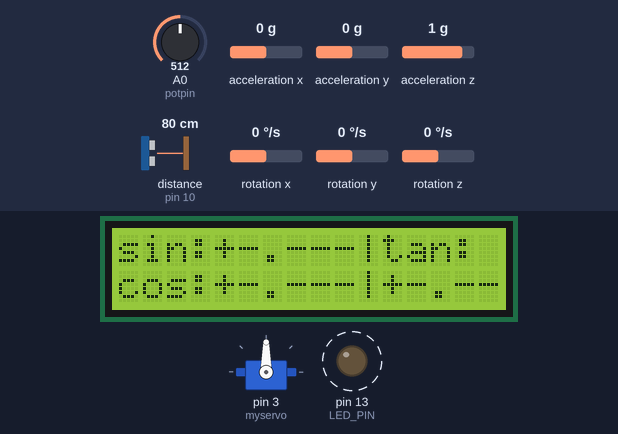
Bench run of a sketch on a simulated Arduino Uno, built with avr-gcc and run on an emulated ATmega328P. Parts: servo, 16×2 character LCD, output pins drawn as LEDs (lit = HIGH). Wiring (inferred from the names in the program): ultrasonic range finder: trigger pin 9; echo pin 10. Dashed ring = blinking. Inputs (shaded band) come from the test bench; at power-on: A0 (potpin) = 512, acceleration x 0 g, acceleration y 0 g, acceleration z 1 g, distance to the obstacle (sensor on pin 10) 80 cm, rotation x 0 °/s, rotation y 0 °/s, rotation z 0 °/s. The echo pulse lasts 58.3 µs per cm; pins used as bus, display or sensor lines are not drawn; what the sketch prints to the serial monitor is not drawn.

Above: at 1.07 s.
1.3 s: A0 (potpin) set to 716
At 1.67 s:
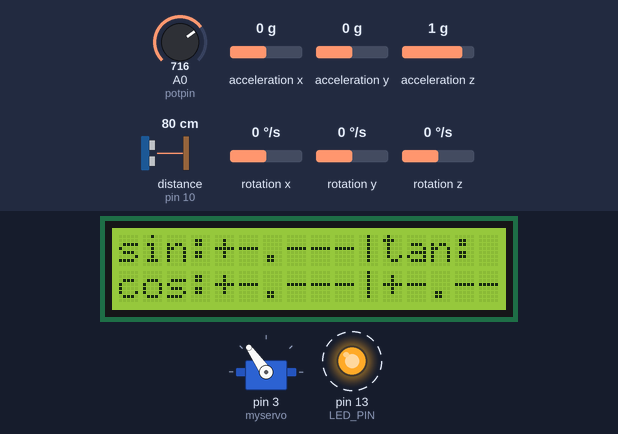
3.2 s: A0 (potpin) set to 992
At 3.58 s:
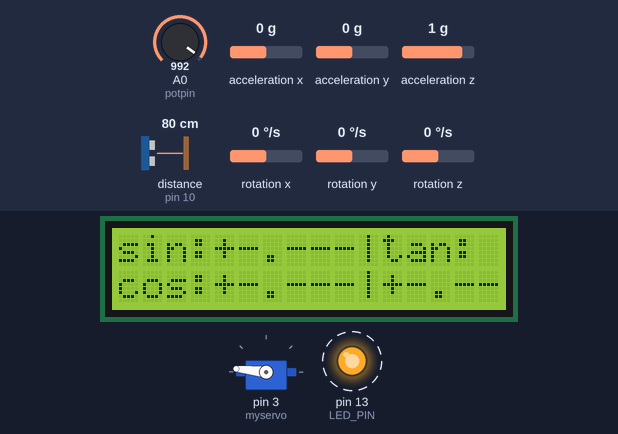
5.1 s: A0 (potpin) set to 306
At 5.49 s:
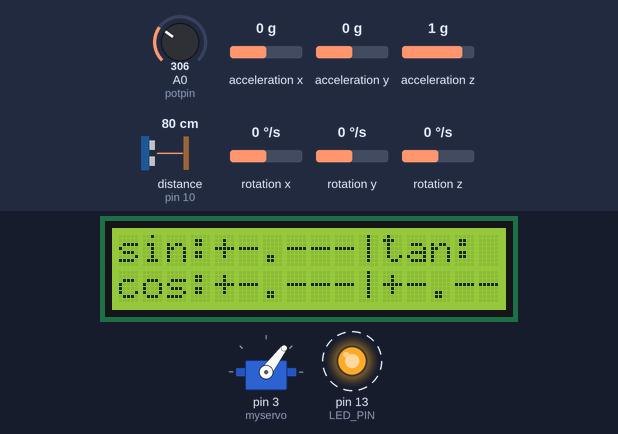
7.1 s: A0 (potpin) set to 30
At 7.41 s:
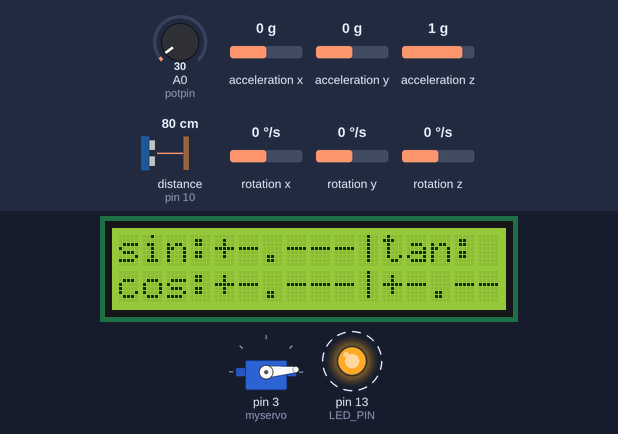
Timing chart, 0 to 10.0 s (numbered marks = the images above; inputs shaded):
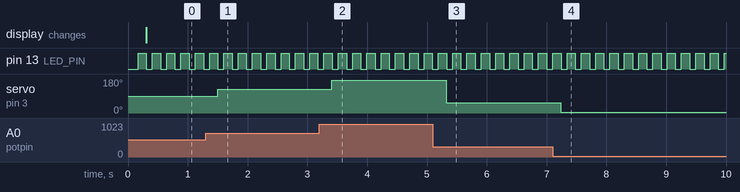

Measured:
- after the input at 1.3 s, servo on pin 3 (myservo): 90° → 125° after 0.20 s
- after the input at 3.2 s, servo on pin 3 (myservo): 125° → 174° after 0.21 s
- after the input at 5.1 s, servo on pin 3 (myservo): 174° → 53° after 0.22 s
- after the input at 7.1 s, servo on pin 3 (myservo): 53° → 5° after 0.14 s
- by itself, pin 13 (LED_PIN): alternates HIGH for 0.14 s and LOW for 0.10 s

The sketch:

combine3_lcd.ino
```cpp
#include <Servo.h>
#include "Wire.h"
#include "I2Cdev.h"
#include "MPU6050.h"
#include <LiquidCrystal_I2C.h>

Servo myservo;
int potpin = 0;
int val;

const int trigPin = 9;
const int echoPin = 10;
long duration;
int distance;

MPU6050 mpu;
int16_t ax, ay, az;
int16_t gx, gy, gz;

struct MyData {
byte X;
byte Y;
byte Z;
};

MyData data;

const int LED_PIN = 13; // Pin connected to the LED
const int FLAT_THRESHOLD = 5000; // Threshold value for surface detection

unsigned long previousMillisServo = 0; // Variable to store the previous timestamp for servo
const unsigned long servoInterval = 15; // Interval of 15 milliseconds for servo movement

unsigned long previousMillisUltrasonic = 0; // Variable to store the previous timestamp for ultrasonic sensor
const unsigned long ultrasonicInterval = 1000; // Interval of 1 second for ultrasonic sensor

LiquidCrystal_I2C lcd(0x27, 16, 2); // set the LCD address to 0x27 for a 16 chars and 2 line display

void setup() {
myservo.attach(3);
pinMode(trigPin, OUTPUT);
pinMode(echoPin, INPUT);
Wire.begin();
mpu.initialize();
Serial.begin(9600);
pinMode(LED_PIN, OUTPUT);
pinMode(9, OUTPUT);

lcd.init(); // initialize the lcd
lcd.backlight(); // Turn on the LCD screen backlight
}

void loop() {
unsigned long currentMillis = millis(); // Get the current timestamp

// Servo control with potentiometer
if (currentMillis - previousMillisServo >= servoInterval) {
  previousMillisServo = currentMillis; // Update the previous timestamp
  val = analogRead(potpin);
val = map(val, 0, 1023, 0, 180);
myservo.write(val);

Serial.print("Servo Position: ");
Serial.print(val);
}

// Ultrasonic sensor distance measurement
if (currentMillis - previousMillisUltrasonic >= ultrasonicInterval) {
previousMillisUltrasonic = currentMillis; // Update the previous timestamp
digitalWrite(trigPin, LOW);
delayMicroseconds(2);
digitalWrite(trigPin, HIGH);
delayMicroseconds(10);
digitalWrite(trigPin, LOW);

duration = pulseIn(echoPin, HIGH);
distance = duration * 0.034 / 2;

Serial.print(" - Distance: ");
Serial.println(distance);
}

// MPU6050 sensor data acquisition
digitalWrite(9, HIGH);
mpu.getMotion6(&ax, &ay, &az, &gx, &gy, &gz);
data.X = map(ax, -17000, 17000, 0, 255 ); // X axis data
data.Y = map(ay, -17000, 17000, 0, 255);
data.Z = map(az, -17000, 17000, 0, 255); // Y axis data

// Surface detection using LED
if (data.Z >= 8 && data.Z <= 13) {
digitalWrite(LED_PIN, HIGH); // Turn on the LED if the surface is flat
} else {
digitalWrite(LED_PIN, LOW); // Blink the LED if the surface is uneven
delay(100);
digitalWrite(LED_PIN, HIGH);
delay(100);
}

Serial.print("Axis X = ");
Serial.print(data.X);
Serial.print(" ");
Serial.print("Axis Y = ");
Serial.print(data.Y);
Serial.print(" ");
Serial.print("Axis Z = ");
Serial.println(data.Z);

// LCD display
lcd.setCursor(0, 0);
lcd.print("sin:+-.---|");

lcd.setCursor(11, 0);
lcd.print("tan:");

lcd.setCursor(0, 1);
lcd.print("cos:+-.---|");

lcd.setCursor(11, 1);
lcd.print("+-.---");

// Rest of the code continues without delay
}
```
